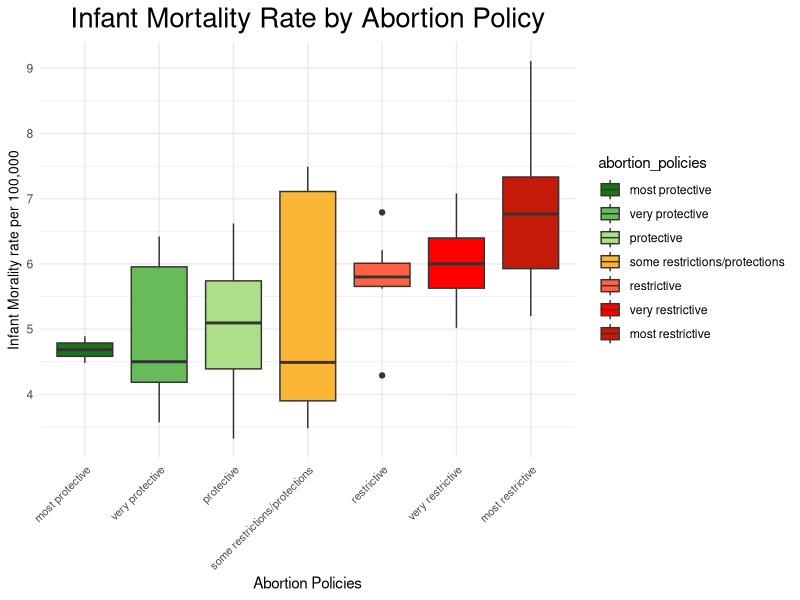
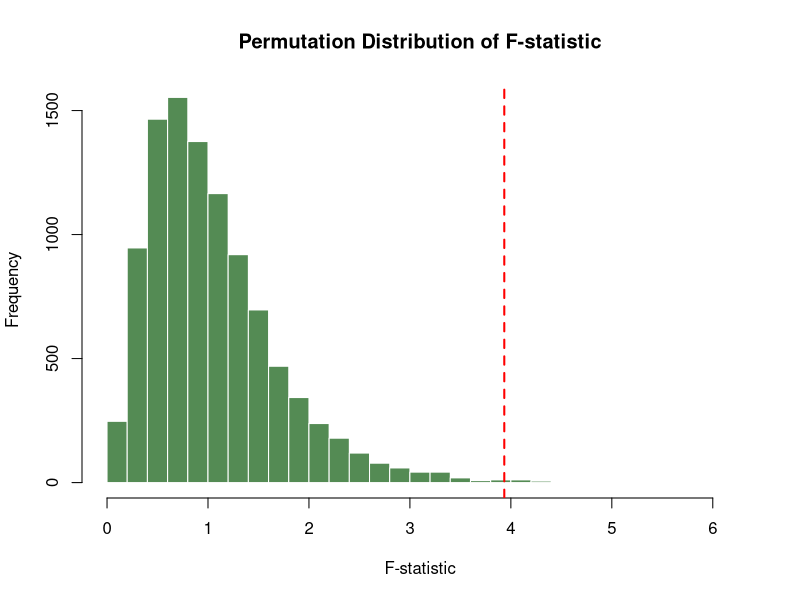
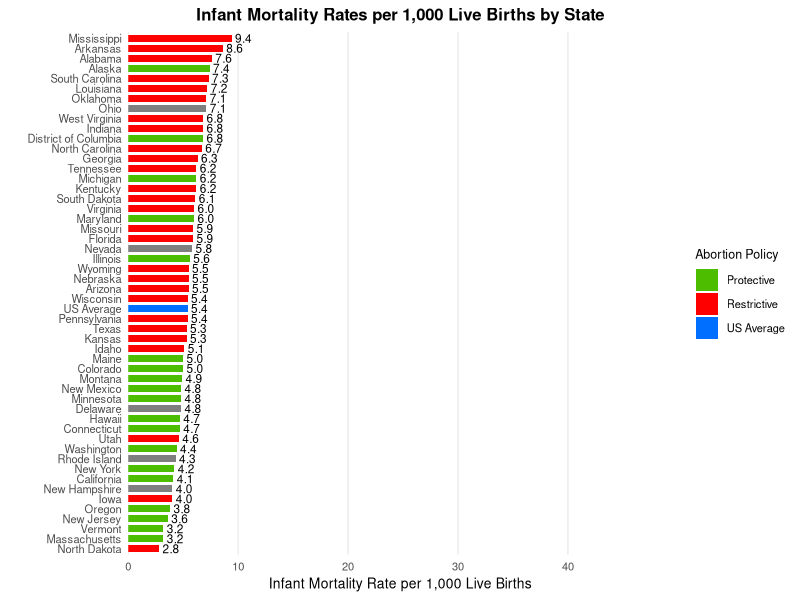

R code for these plots, in order:
## ---- chunk 1
options(repos = c(CRAN = "https://cloud.r-project.org"))
install.packages("tidyverse")
library(tidyverse)
df <- read_csv("../data/clean_data/merged_data.csv", show_col_types = FALSE)
df <- df[!is.na(df$abortion_policies), ]
df_test <- df[df$State != "US", ]
df$abortion_policies <- factor(df$abortion_policies, 
                              levels = c("most protective", "very protective", 
                                         "protective", "some restrictions/protections", 
                                         "restrictive", "very restrictive", "most restrictive"))
## ---- chunk 2
df$infant_mortality_2022
## ---- chunk 3
# Kruskal-Wallis test
kruskal.test(infant_mortality_2022 ~ abortion_policies, data = df)

# If Kruskal-Wallis is significant, run pairwise Wilcoxon tests
pairwise.wilcox.test(df$infant_mortality_2022, 
                     df$abortion_policies,
                     p.adjust.method = "bonferroni")

# accompanying boxplot visualization
# accompanying boxplot visualization
ggplot(df, aes(x = abortion_policies, y = infant_mortality_2022, fill=abortion_policies)) +
  geom_boxplot() +
  theme_minimal() +
  theme(axis.text.x = element_text(size = 8, angle = 45, hjust = 1),
        axis.title.y = element_text(size = 10)) + 
  scale_fill_manual(values = c("#1c7416", "#68bb59", "#acdf87", "#fab733", "#ff6242", "#ff0000", "#c61a09")) +
  labs(x = "Abortion Policies", 
       y = "Infant Morality rate per 100,000",
       title = "Infant Mortality Rate by Abortion Policy") +
  theme(plot.title = element_text(size = 20, hjust = 0.5))
## ---- chunk 4
# Permutation Test
N <- 10000 

# Observed ANOVA F-statistic
observed_anova <- aov(infant_mortality_2022 ~ abortion_policies, data = df)
observed_F <- summary(observed_anova)[[1]][["F value"]][1]

# Permutation loop
set.seed(1234) 
perm_F <- numeric(N)

for (i in 1:N) {
  # Permute the response variable
  permuted_data <- df
  permuted_data$infant_mortality_2022 <- sample(permuted_data$infant_mortality_2022)
  
  # Perform ANOVA on permuted data
  perm_anova <- aov(infant_mortality_2022 ~ abortion_policies, data = permuted_data)
  perm_F[i] <- summary(perm_anova)[[1]][["F value"]][1]
}

# Calculate p-value
p_value <- mean(perm_F >= observed_F)

cat("Observed F-statistic:", observed_F, "\n")
cat("Permutation Test p-value:", p_value, "\n")

# Plot the permutation F-statistics
hist(perm_F, 
     breaks = 30, 
     main = "Permutation Distribution of F-statistic", 
     xlab = "F-statistic", 
     col = "palegreen4",  
     border = "white")    

# F-statistic line 
abline(v = observed_F, 
       col = "red",       
       lwd = 2, 
       lty = 2)
## ---- chunk 5

df_filtered <- df %>%
  filter(!is.na(`infant_mortality_2021`)) %>%
  mutate(
    simplified_policies = case_when(
      abortion_policies %in% c("most restrictive", "very restrictive", "restrictive") ~ "Restrictive",
      abortion_policies %in% c("most protective", "very protective", "protective") ~ "Protective",
      TRUE ~ abortion_policies
    )
  ) %>%
  bind_rows(tibble(
    State = "US Average",
    `infant_mortality_2021` = 5.4,
    simplified_policies = "US Average"
  ))

ggplot(df_filtered, 
       aes(y = reorder(State, `infant_mortality_2021`), 
           x = `infant_mortality_2021`,
           fill = simplified_policies)) +
  geom_bar(stat = "identity", width = 0.7) +
  geom_text(aes(label = sprintf("%.1f", `infant_mortality_2021`)),
            hjust = -0.2,
            size = 3) +
  scale_fill_manual(values = c(
    "Restrictive" = "#ff0000",    
    "Protective" = "#4dbd00",    
    "US Average" = "#006eff"   
  )) +
  theme_minimal() +
  labs(
    title = "Infant Mortality Rates per 1,000 Live Births by State",
    x = "Infant Mortality Rate per 1,000 Live Births",
    y = "",
    fill = "Abortion Policy"
  ) +
  theme(
    plot.title = element_text(hjust = 0.5, size = 12, face = "bold"),
    axis.title.x = element_text(size = 10),
    axis.text.y = element_text(size = 8, color = "grey30"),
    axis.text.x = element_text(size = 8),
    legend.position = "right",
    legend.title = element_text(size = 9),
    legend.text = element_text(size = 8),
    panel.grid.major.y = element_blank(),
    panel.grid.minor = element_blank(),
    plot.background = element_rect(fill = "white", color = NA),
    panel.background = element_rect(fill = "white", color = NA)
  ) +
  scale_x_continuous(
    limits = c(0, 45),
    breaks = seq(0, 40, by = 10),
    expand = expansion(mult = c(0, 0.1))
  )
